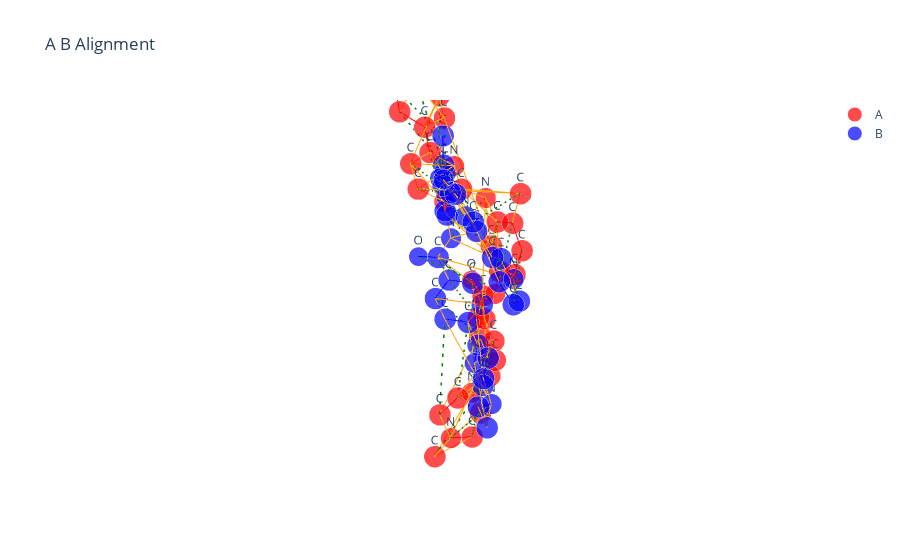

The notebook cell saved with this chart:
### Code cell
# CSD imatinib
data_path = "../Data/extra_bio_ligands"
ligand = '4csv_imatinib'
nameB = 'CSD_AJIGUZ_imatinib_manual'+'_arbalign.xyz'
path1 = os.path.join(data_path, 'extra_bio_ligands_reference', ligand+'.xyz')
path2 = os.path.join('arbalign_output', 'CSD_AJIGUZ_imatinib_manual'+'-aligned_to-'+ligand+'.xyz')
molA = next(pybel.readfile("xyz", path1))
molB = next(pybel.readfile("xyz", path2))
X_A, T_A, B_A = otm.tl.process_molecule(molA, heavy_atoms_only=True) 
X_B, T_B, B_B = otm.tl.process_molecule(molB, heavy_atoms_only=True)
X_B_aligned, _, _ = otm.tl.kabsch(X_A, X_B, np.eye(X_A.shape[0]))
otm.tl.write_xyz_with_custom_labels(
    os.path.join('arbalign_output', nameB), 
    X_B_aligned, 
    T_B,
    comment="aligned by ArbAlign")
print(otm.tl.root_mean_square_deviation(X_A, X_B_aligned))
otm.pl.interactive_alignment_plot(X_A, X_B_aligned, T_A, T_B, B_A, B_B, assignment=np.arange(X_A.shape[0]))
